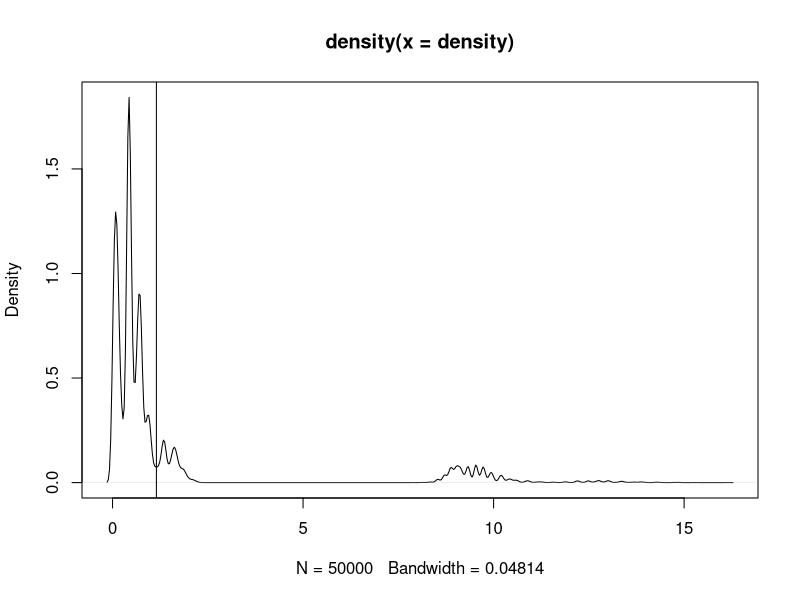

Write R code to recreate this figure.
ILEC <- c(1,1,1,1,2,2,1,1,1,1,2,2,1,1,1,1,2,2,1,1,1,1,2,3,1,1,1,1,2,3,1,1,1,1,2,3,1,1,1,1,2,3,1,1,1,1,2,3,1,1,1,1,2,3,1,1,1,1,2,4,1,1,1,1,2,5,1,1,1,1,2,5,1,1,1,1,2,6,1,1,1,1,2,8,1,1,1,1,2,15,1,1,1,2,2) 

CLEC <- c(1,1,5,5,5,1,5,5,5,5) 

# Test statistic of ratio of variances with p-value (given by the hw question)
varCLEC <- var(CLEC)
varILEC <- var(ILEC)

N1 <- length(CLEC)
N2 <- length(ILEC)

observed.test.statistic <- varCLEC/varILEC
pf(observed.test.statistic,N1-1,N2-1,lower.tail=FALSE) 

#Perform a one-sided permutation test on the ratio of variances. What is the p-value and what does it tell you?

#First create a permutation sampling distribution
permute.dist <- function(data1 = CLEC, data2 = ILEC) {
  combo <- c(data1,data2)
  N1 <- length(data1)
  N2 <- length(data2)
  permute <- sample(combo)
  splitC <- permute[1:N1]
  splitI <- permute[(N1+1):(N1+N2)]
  varP.C <- var(splitC)
  varP.I <- var(splitI)
  varP.C / varP.I
}

#Plot the density function
density <- replicate(50000, permute.dist())
plot(density(density))
abline(v=observed.test.statistic)

#Find a p value
p.value <- mean(observed.test.statistic <= density)
p.value

# The P-value is definitely not significant given an alpha of .05 meaning that there is not a significant difference in the variance of
# wait time for ILEC and CLEC customers

#What does a comparison of the two p-values say about the validity of the F test for these data?

# The P-value for the F test was very different from the p-value of the permutation test demonstrating how the F-test is invalid for this
# skewed data.

